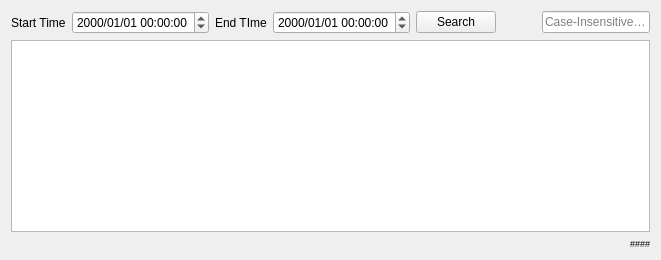
           <widget class="QWidget" name="Interactive">
            <attribute name="title">
             <string>Interactive</string>
            </attribute>
            <layout class="QVBoxLayout" name="verticalLayout_23">
             <item>
              <layout class="QHBoxLayout" name="Search_Layout">
               <item>
                <widget class="QLabel" name="Search_Start_Time_Label">
                 <property name="text">
                  <string>Start Time</string>
                 </property>
                </widget>
               </item>
               <item>
                <widget class="PyDMDateTimeEdit" name="History_Start_Date_Time_Edit">
                 <property name="toolTip">
                  <string/>
                 </property>
                 <property name="displayFormat">
                  <string>yyyy/MM/dd hh:mm:ss</string>
                 </property>
                 <property name="timeBase" stdset="0">
                  <enum>PyDMDateTimeEdit::Milliseconds</enum>
                 </property>
                </widget>
               </item>
               <item>
                <widget class="QLabel" name="Search_End_Time_Label">
                 <property name="text">
                  <string>End TIme</string>
                 </property>
                </widget>
               </item>
               <item>
                <widget class="PyDMDateTimeEdit" name="History_End_Date_Time_Edit">
                 <property name="toolTip">
                  <string/>
                 </property>
                 <property name="displayFormat">
                  <string>yyyy/MM/dd hh:mm:ss</string>
                 </property>
                </widget>
               </item>
               <item>
                <widget class="QPushButton" name="History_Search_Button">
                 <property name="text">
                  <string>Search</string>
                 </property>
                </widget>
               </item>
               <item>
                <spacer name="Search_Spacer">
                 <property name="orientation">
                  <enum>Qt::Horizontal</enum>
                 </property>
                 <property name="sizeHint" stdset="0">
                  <size>
                   <width>40</width>
                   <height>20</height>
                  </size>
                 </property>
                </spacer>
               </item>
               <item>
                <widget class="QLineEdit" name="Interactive_Search_Line_Edit">
                 <property name="placeholderText">
                  <string>Case-Insensitive Filter</string>
                 </property>
                </widget>
               </item>
              </layout>
             </item>
             <item>
              <widget class="QTableView" name="History_Interactive_Table_View">
               <property name="font">
                <font>
                 <weight>75</weight>
                 <bold>true</bold>
                </font>
               </property>
               <property name="styleSheet">
                <string notr="true">font-weight: bold;</string>
               </property>
               <property name="editTriggers">
                <set>QAbstractItemView::NoEditTriggers</set>
               </property>
               <property name="alternatingRowColors">
                <bool>true</bool>
               </property>
               <property name="selectionMode">
                <enum>QAbstractItemView::SingleSelection</enum>
               </property>
              </widget>
             </item>
             <item>
              <layout class="QHBoxLayout" name="Interactive_Number_Filters_Layout">
               <item>
                <spacer name="Interactive_Number_Filters_Spacer">
                 <property name="orientation">
                  <enum>Qt::Horizontal</enum>
                 </property>
                 <property name="sizeHint" stdset="0">
                  <size>
                   <width>40</width>
                   <height>7</height>
                  </size>
                 </property>
                </spacer>
               </item>
               <item>
                <widget class="QLabel" name="Interactive_Number_Filters_Label">
                 <property name="font">
                  <font>
                   <pointsize>7</pointsize>
                  </font>
                 </property>
                 <property name="text">
                  <string>####</string>
                 </property>
                </widget>
               </item>
              </layout>
             </item>
            </layout>
           </widget>
